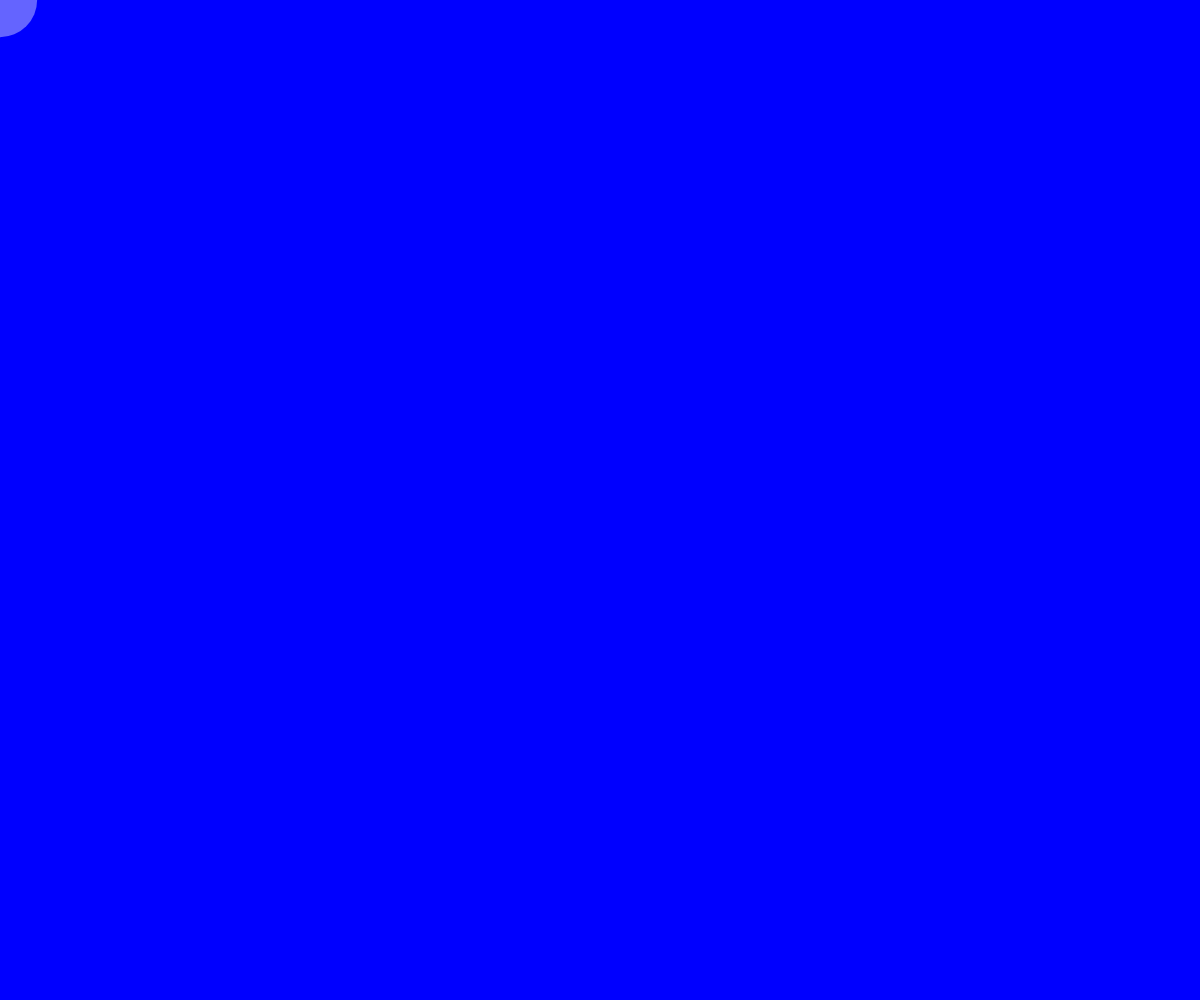
Frame 1 (no input)
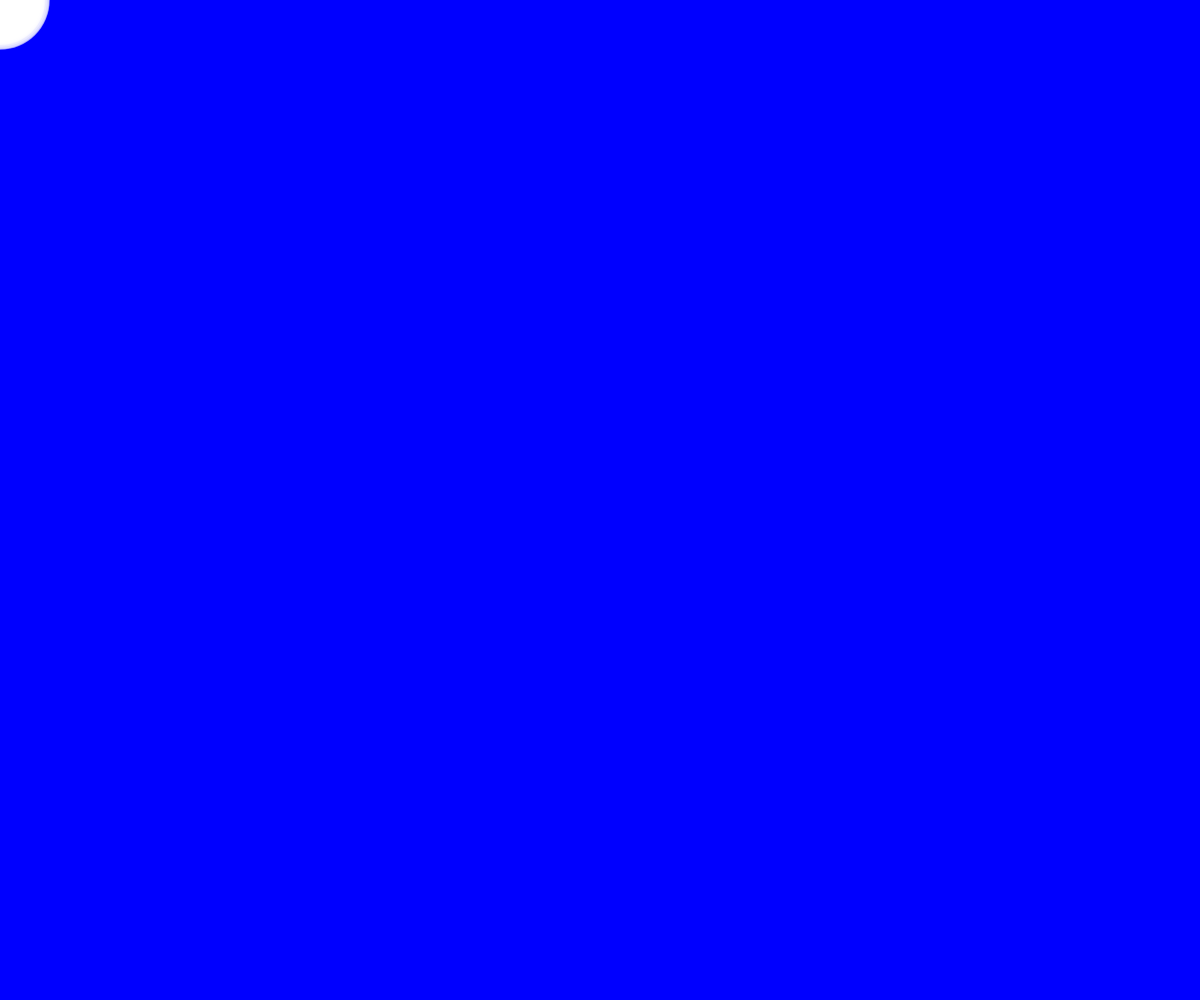
Frame 60 (no input)
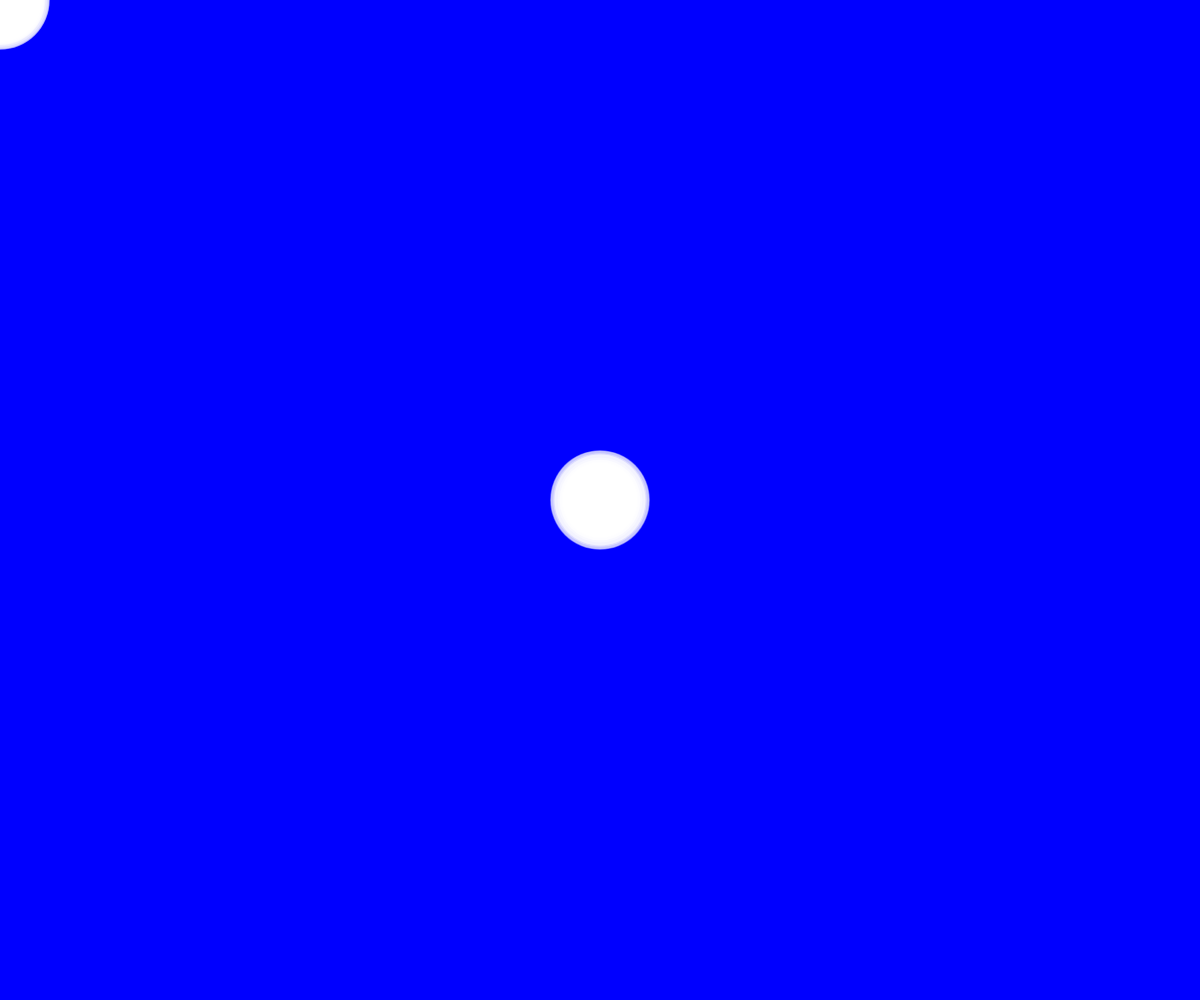
Frame 120 (the mouse pressed at the canvas centre since frame 60)

The p5.js sketch that drew these frames (run headless with seeded random() and noise() and a simulated clock; from frame 60 on, the mouse is pressed at the canvas centre):

// p5.js sketch
// ── sketch.js
var d; 
function setup() {
  createCanvas(windowWidth, windowHeight);
 background(0, 0, 255);
  //frameRate (100)
}

function draw() {
  d = random (10, 100);
  noStroke ();
  fill (255, 100);
 ellipse (mouseX, mouseY, d, d);
}
